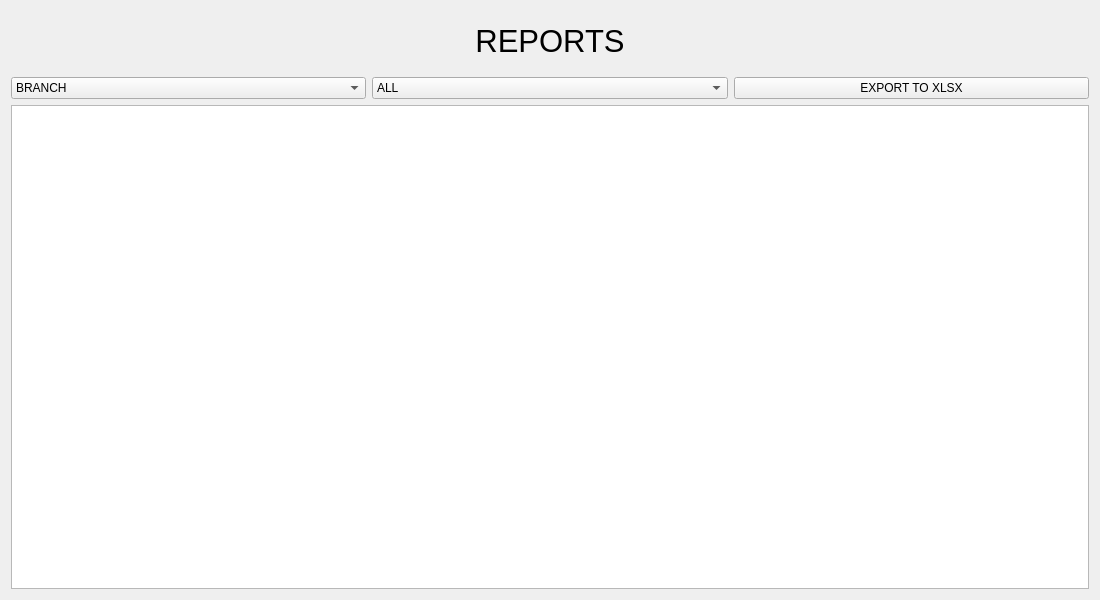
<?xml version="1.0" encoding="UTF-8"?>
<ui version="4.0">
 <class>Frame</class>
 <widget class="QFrame" name="Frame">
  <property name="geometry">
   <rect>
    <x>0</x>
    <y>0</y>
    <width>1100</width>
    <height>600</height>
   </rect>
  </property>
  <property name="minimumSize">
   <size>
    <width>1100</width>
    <height>600</height>
   </size>
  </property>
  <property name="windowTitle">
   <string>Frame</string>
  </property>
  <layout class="QGridLayout" name="gridLayout_4">
   <item row="2" column="0">
    <layout class="QHBoxLayout" name="horizontalLayout">
     <item>
      <widget class="QComboBox" name="comboBox">
       <item>
        <property name="text">
         <string>BRANCH</string>
        </property>
       </item>
       <item>
        <property name="text">
         <string>ROOM</string>
        </property>
       </item>
       <item>
        <property name="text">
         <string>DOCTOR</string>
        </property>
       </item>
       <item>
        <property name="text">
         <string>PATIENT</string>
        </property>
       </item>
      </widget>
     </item>
     <item>
      <widget class="QComboBox" name="comboBox_2">
       <item>
        <property name="text">
         <string>ALL</string>
        </property>
       </item>
       <item>
        <property name="text">
         <string>MONTHLY</string>
        </property>
       </item>
       <item>
        <property name="text">
         <string>WEEKLY</string>
        </property>
       </item>
       <item>
        <property name="text">
         <string>DAILY</string>
        </property>
       </item>
      </widget>
     </item>
     <item>
      <widget class="QPushButton" name="xlxs_button">
       <property name="text">
        <string>EXPORT TO XLSX</string>
       </property>
      </widget>
     </item>
    </layout>
   </item>
   <item row="0" column="0">
    <widget class="QLabel" name="label">
     <property name="minimumSize">
      <size>
       <width>0</width>
       <height>60</height>
      </size>
     </property>
     <property name="font">
      <font>
       <pointsize>23</pointsize>
      </font>
     </property>
     <property name="text">
      <string>REPORTS</string>
     </property>
     <property name="alignment">
      <set>Qt::AlignmentFlag::AlignCenter</set>
     </property>
    </widget>
   </item>
   <item row="4" column="0">
    <widget class="QTableView" name="tableView"/>
   </item>
  </layout>
 </widget>
 <resources/>
 <connections/>
</ui>
